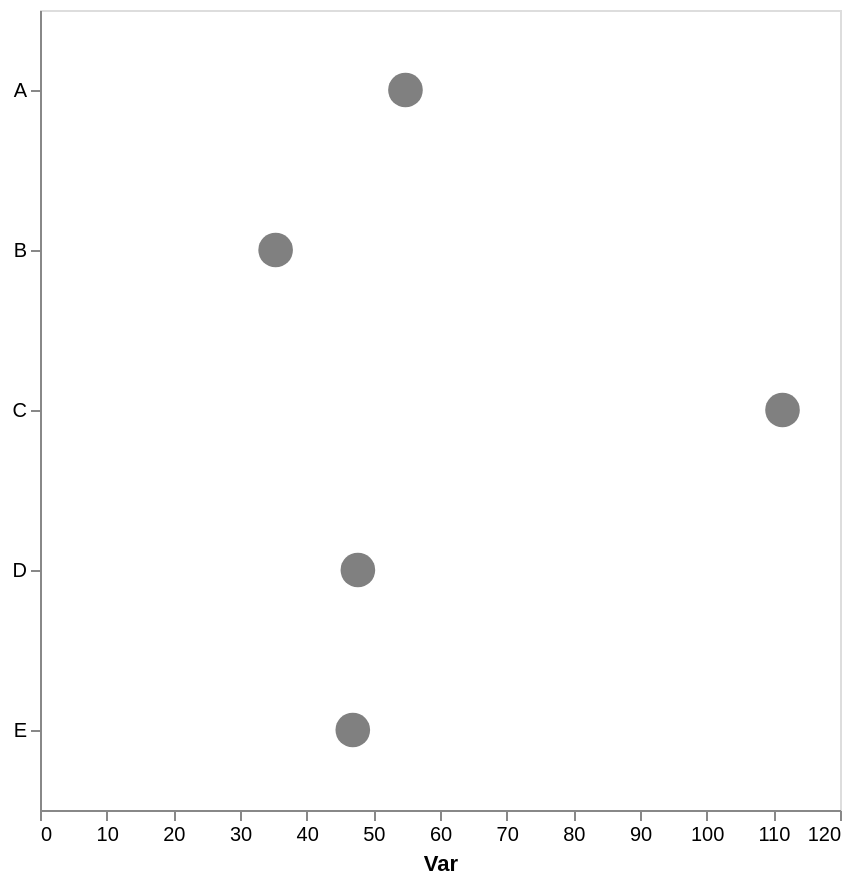

Specify this chart in Vega-Lite:
### Vega-Lite specification from a JSON file in a GitHub repository (floating-point values rounded to 4 significant figures)
{"config": {"view": {"continuousWidth": 300, "continuousHeight": 300}, "axis": {"grid": false}, "bar": {"color": "gray"}}, "data": {"name": "data-1c6ca7d4ceff464f332f3b64eafae41d"}, "mark": {"type": "point", "color": "gray", "filled": true, "size": 300}, "encoding": {"x": {"aggregate": "mean", "axis": {"title": "Var"}, "field": "var1", "type": "quantitative"}, "y": {"axis": {"title": null}, "field": "cat", "type": "nominal"}}, "height": 400, "width": 400, "$schema": "https://vega.github.io/schema/vega-lite/v5.17.0.json", "datasets": {"data-1c6ca7d4ceff464f332f3b64eafae41d": [{"cat": "C", "var1": 105.2, "var2": 45.41}, {"cat": "D", "var1": 42.4, "var2": 58.02}, {"cat": "D", "var1": 50.49, "var2": 68.55}, {"cat": "D", "var1": 50.16, "var2": 55.88}, {"cat": "C", "var1": 117.6, "var2": 52.84}, {"cat": "A", "var1": 44.62, "var2": 43.63}, {"cat": "A", "var1": 58.36, "var2": 39.23}, {"cat": "E", "var1": 57.0, "var2": 61.25}, {"cat": "A", "var1": 65.91, "var2": 47.5}, {"cat": "E", "var1": 36.84, "var2": 45.62}, {"cat": "A", "var1": 50.39, "var2": 37.01}, {"cat": "B", "var1": 35.34, "var2": 53.73}]}}
